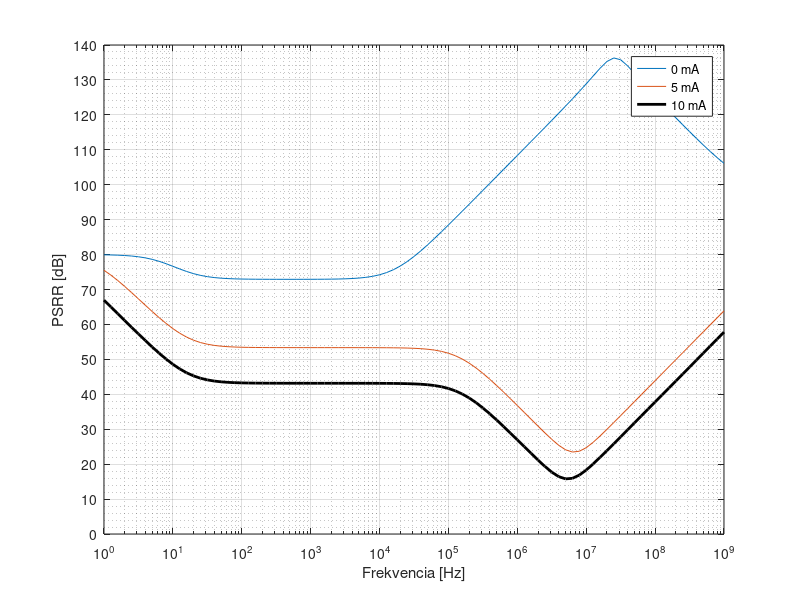

MATLAB code for this plot:

freq = [1	1.25892541179417	1.58489319246111	1.99526231496888	2.51188643150958	3.16227766016838	3.98107170553497	5.01187233627272	6.30957344480194	7.94328234724282	10	12.5892541179417	15.8489319246111	19.9526231496888	25.1188643150958	31.6227766016838	39.8107170553498	50.1187233627273	63.0957344480194	79.4328234724283	100	125.892541179417	158.489319246112	199.526231496888	251.188643150958	316.227766016838	398.107170553498	501.187233627273	630.957344480194	794.328234724283	1000	1258.92541179417	1584.89319246112	1995.26231496888	2511.88643150959	3162.27766016839	3981.07170553498	5011.87233627273	6309.57344480195	7943.28234724283	10000	12589.2541179417	15848.9319246112	19952.6231496889	25118.8643150959	31622.7766016839	39810.7170553498	50118.7233627274	63095.7344480195	79432.8234724284	100000	125892.541179417	158489.319246112	199526.231496889	251188.643150959	316227.766016839	398107.170553499	501187.233627274	630957.344480196	794328.234724285	1000000	1258925.41179417	1584893.19246112	1995262.31496889	2511886.43150959	3162277.66016839	3981071.70553499	5011872.33627275	6309573.44480196	7943282.34724285	10000000	12589254.1179417	15848931.9246112	19952623.1496889	25118864.3150959	31622776.6016839	39810717.0553499	50118723.3627275	63095734.4480196	79432823.4724286	100000000.000001	125892541.179417	158489319.246112	199526231.496889	251188643.150959	316227766.016840	398107170.553499	501187233.627275	630957344.480197	794328234.724286	1000000000.00000];
psrr_0mA = [79.9305052036221	79.8904394926636	79.8280555732701	79.7318779868846	79.5858126078669	79.3688798005631	79.0568818942488	78.6275966060971	78.0701131331263	77.3956720121369	76.6434223671437	75.8746373158600	75.1556261628786	74.5378871099642	74.0461919791913	73.6792287960657	73.4189295698436	73.2411460566312	73.1229382837736	73.0457795880709	72.9960441655503	72.9642709471895	72.9441273551764	72.9314794682499	72.9236836873826	72.9190919866012	72.9167270444695	72.9160836646266	72.9170244860205	72.9197517004976	72.9248498956500	72.9334085531787	72.9472473578039	72.9692842508787	73.0041042290546	73.0588001966112	73.1441474182502	73.2760977397402	73.4773615428213	73.7783971071588	74.2164939004477	74.8313142011553	75.6563385556450	76.7087514677337	77.9832663420144	79.4540945564718	81.0836595827172	82.8325546597205	84.6663112614908	86.5580547425897	88.4883468449770	90.4438012998953	92.4154898074197	94.3975815919133	96.3863244979451	98.3793342425769	100.375120211517	102.372780044331	104.371811382411	106.372005936347	108.373405246298	110.376309229398	112.381338965386	114.389565456089	116.402727167464	118.423570263749	120.456350548954	122.507512538486	124.586432934251	126.705633617225	128.878202257724	131.104567908787	133.323619440472	135.271448010756	136.294084197529	135.771547280997	134.050005540788	131.878666114215	129.643767192927	127.454084901723	125.322274714532	123.238061115033	121.189654636299	119.168903754277	117.172101276451	115.200008487950	113.258127833505	111.357477564078	109.515782301668	107.758625014620	106.119541799116];
psrr_5mA = [75.4998943073562	74.1164763511906	72.5637804743033	70.8848473678855	69.1219126135639	67.3130544463799	65.4926612030059	63.6940244148657	61.9524461890659	60.3073676266400	58.8018364531798	57.4777682993724	56.3671503894789	55.4827549401831	54.8141238041413	54.3318474799544	53.9972829384154	53.7720289842243	53.6236153288379	53.5272809108141	53.4653742281661	53.4258520284721	53.4007269717974	53.3847969850464	53.3747128632132	53.3683338064579	53.3642972495711	53.3617376357652	53.3601047598517	53.3590470774142	53.3583366514201	53.3578202826585	53.3573865748478	53.3569419462366	53.3563904611404	53.3556131564067	53.3544424315217	53.3526260365227	53.3497730336783	53.3452704395547	53.3381534795038	53.3269037498218	53.3091374138929	53.2811300926874	53.2371096693806	53.1682442483673	53.0612892239002	52.8969949182645	52.6487049864629	52.2821444018686	51.7579733807742	51.0384377686223	50.0972828334555	48.9285849844235	47.5489598796561	45.9915817049844	44.2961042217314	42.5000251287578	40.6341442937806	38.7216486213452	36.7792577990948	34.8192593348139	32.8521278192615	30.8904373000532	28.9562643151610	27.0967598821431	25.4146071260469	24.1090703431829	23.4670140145249	23.6947549226478	24.7139873772894	26.2465019901337	28.0416617889892	29.9549331939699	31.9183843309052	33.9027770279851	35.8959343110522	37.8928193287088	39.8913332232093	41.8905856561058	43.8901882059660	45.8899646278981	47.8898306389366	49.8897429735272	51.8896769980391	53.8896161980314	55.8895465449776	57.8894526449073	59.8893140886483	61.8891009183805	63.8887671153811];
psrr_10mA = [66.9279301147666	65.0173216611094	63.0840816060903	61.1416421848855	59.2018422996930	57.2769836009486	55.3819028436269	53.5360718684249	51.7654647462796	50.1034000963568	48.5889264082007	47.2612541223228	46.1503957955588	45.2675956047513	44.6012577211745	44.1212473179454	43.7885714952134	43.5647415010316	43.4173351318836	43.3216845526447	43.2602299943161	43.2210017100715	43.1960657092529	43.1802565749660	43.1702495007086	43.1639196366350	43.1599147625063	43.1573760508913	43.1557577646436	43.1547114910599	43.1540117486553	43.1535076412294	43.1530904173120	43.1526700510065	43.1521558390582	43.1514368525559	43.1503580510699	43.1486869562984	43.1460638179486	43.1419248286468	43.1353825959881	43.1250400189299	43.1087022179468	43.0829361942430	43.0424119321409	42.9789510906039	42.8802352676982	42.7282386848169	42.4977369781312	42.1557727630397	41.6635764383522	40.9824360386879	40.0832407317557	38.9559630843016	37.6133885040139	36.0864825483793	34.4146425733544	32.6365380606065	30.7848825166915	28.8851564492823	26.9568789826491	25.0163731653426	23.0811058709636	21.1772740106382	19.3544849272834	17.7125959462791	16.4355037131915	15.7812751098233	15.9421316358710	16.8673957035588	18.3158442253619	20.0505337607600	21.9242266661504	23.8626578817582	25.8313894354655	27.8147525340840	29.8055023129934	31.8001657204922	33.7969982966408	35.7950793585179	37.7939000971535	39.7931682437706	41.7927107939849	43.7924230183966	45.7922404154634	47.7921226205228	49.7920438293363	51.7919868842567	53.7919394337945	55.7918912120747	57.7918318014066];
semilogx(freq,psrr_0mA,freq,psrr_5mA,freq,psrr_10mA,'-k','LineWidth',2);

grid on;
grid minor;
xlabel("Frekvencia [Hz]");
ylabel("PSRR [dB]");
ylim([0 140]);
yticks([0 10 20 30 40 50 60 70 80 90 100 110 120 130 140]);
xlim([0 1e9]);
xticks([1 1e1 1e2 1e3 1e4 1e5 1e6 1e7 1e8 1e9])
legend("0 mA","5 mA", "10 mA");